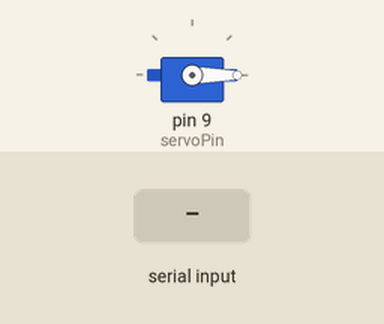
Recording of a sketch running on a simulated Arduino Uno, built with avr-gcc and run on an emulated ATmega328P. Parts: servo. The inputs (shaded band) are chosen by the test bench.

Above: at 1.2 s.
1.3 s: byte 1 (1) received over Serial
At 2.1 s:
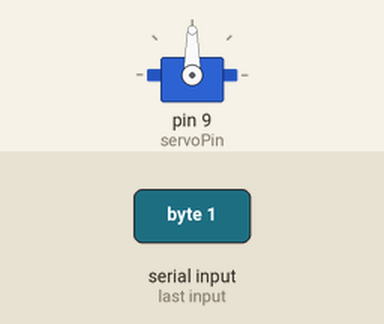
Timing chart, 0 to 4.3 s (numbered marks = the images above; inputs shaded):
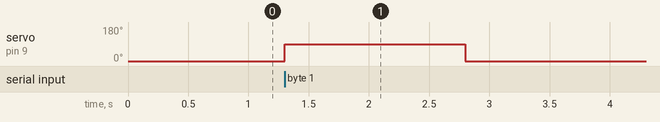

Measured:
- after the input at 1.3 s, servo on pin 9 (servoPin): 0° → 90° at once, → 0° 1.5 s later

The sketch:

sketch_nov4a.ino
```cpp
#include <Servo.h>

Servo myServo;
const int servoPin = 9;

void setup() {
    Serial.begin(9600);
    myServo.attach(servoPin);
}

void loop() {
    myServo.write(0);
    if (Serial.available()) {
        byte command = Serial.read();
        if (command == 1) {
            myServo.write(90);
            delay(1500);
        }
    }
}
```
